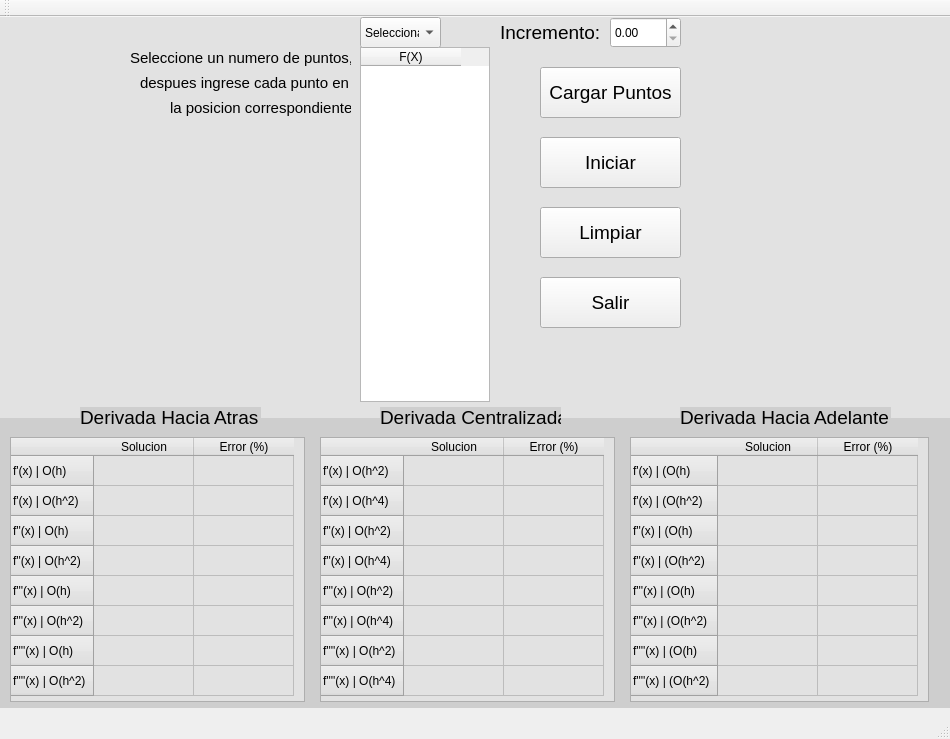
<?xml version="1.0" encoding="UTF-8"?>
<ui version="4.0">
 <class>DifNum</class>
 <widget class="QMainWindow" name="DifNum">
  <property name="geometry">
   <rect>
    <x>0</x>
    <y>0</y>
    <width>950</width>
    <height>739</height>
   </rect>
  </property>
  <property name="windowTitle">
   <string>DifNum</string>
  </property>
  <widget class="QWidget" name="centralWidget">
   <widget class="QTableWidget" name="Tablain">
    <property name="geometry">
     <rect>
      <x>360</x>
      <y>30</y>
      <width>130</width>
      <height>355</height>
     </rect>
    </property>
    <column>
     <property name="text">
      <string>F(X)</string>
     </property>
    </column>
   </widget>
   <widget class="QDoubleSpinBox" name="Incremento">
    <property name="geometry">
     <rect>
      <x>610</x>
      <y>0</y>
      <width>71</width>
      <height>31</height>
     </rect>
    </property>
   </widget>
   <widget class="QPushButton" name="Carga">
    <property name="geometry">
     <rect>
      <x>540</x>
      <y>50</y>
      <width>141</width>
      <height>51</height>
     </rect>
    </property>
    <property name="font">
     <font>
      <pointsize>14</pointsize>
     </font>
    </property>
    <property name="text">
     <string>Cargar Puntos</string>
    </property>
   </widget>
   <widget class="QPushButton" name="Inicia">
    <property name="geometry">
     <rect>
      <x>540</x>
      <y>120</y>
      <width>141</width>
      <height>51</height>
     </rect>
    </property>
    <property name="font">
     <font>
      <pointsize>14</pointsize>
     </font>
    </property>
    <property name="text">
     <string>Iniciar</string>
    </property>
   </widget>
   <widget class="QPushButton" name="Limpia">
    <property name="geometry">
     <rect>
      <x>540</x>
      <y>190</y>
      <width>141</width>
      <height>51</height>
     </rect>
    </property>
    <property name="font">
     <font>
      <pointsize>14</pointsize>
     </font>
    </property>
    <property name="text">
     <string>Limpiar</string>
    </property>
   </widget>
   <widget class="QPushButton" name="Sale">
    <property name="geometry">
     <rect>
      <x>540</x>
      <y>260</y>
      <width>141</width>
      <height>51</height>
     </rect>
    </property>
    <property name="font">
     <font>
      <pointsize>14</pointsize>
     </font>
    </property>
    <property name="text">
     <string>Salir</string>
    </property>
   </widget>
   <widget class="QTableWidget" name="TablaAtras">
    <property name="geometry">
     <rect>
      <x>10</x>
      <y>420</y>
      <width>295</width>
      <height>265</height>
     </rect>
    </property>
    <property name="styleSheet">
     <string notr="true">background-color: rgb(226, 226, 226);</string>
    </property>
    <row>
     <property name="text">
      <string>f'(x) | O(h)</string>
     </property>
    </row>
    <row>
     <property name="text">
      <string>f'(x) | O(h^2)</string>
     </property>
    </row>
    <row>
     <property name="text">
      <string>f''(x) | O(h)</string>
     </property>
    </row>
    <row>
     <property name="text">
      <string>f''(x) | O(h^2)</string>
     </property>
    </row>
    <row>
     <property name="text">
      <string>f'''(x) | O(h)</string>
     </property>
    </row>
    <row>
     <property name="text">
      <string>f'''(x) | O(h^2)</string>
     </property>
    </row>
    <row>
     <property name="text">
      <string>f''''(x) | O(h)</string>
     </property>
    </row>
    <row>
     <property name="text">
      <string>f''''(x) | O(h^2)</string>
     </property>
    </row>
    <column>
     <property name="text">
      <string>Solucion</string>
     </property>
    </column>
    <column>
     <property name="text">
      <string>Error (%)</string>
     </property>
    </column>
    <item row="0" column="0">
     <property name="text">
      <string/>
     </property>
     <property name="background">
      <brush brushstyle="NoBrush">
       <color alpha="255">
        <red>211</red>
        <green>211</green>
        <blue>211</blue>
       </color>
      </brush>
     </property>
    </item>
    <item row="0" column="1">
     <property name="text">
      <string/>
     </property>
     <property name="background">
      <brush brushstyle="NoBrush">
       <color alpha="255">
        <red>211</red>
        <green>211</green>
        <blue>211</blue>
       </color>
      </brush>
     </property>
    </item>
    <item row="1" column="0">
     <property name="text">
      <string/>
     </property>
     <property name="background">
      <brush brushstyle="NoBrush">
       <color alpha="255">
        <red>195</red>
        <green>205</green>
        <blue>225</blue>
       </color>
      </brush>
     </property>
     <property name="foreground">
      <brush brushstyle="NoBrush">
       <color alpha="255">
        <red>255</red>
        <green>156</green>
        <blue>158</blue>
       </color>
      </brush>
     </property>
    </item>
    <item row="2" column="0">
     <property name="text">
      <string/>
     </property>
     <property name="background">
      <brush brushstyle="NoBrush">
       <color alpha="255">
        <red>211</red>
        <green>211</green>
        <blue>211</blue>
       </color>
      </brush>
     </property>
    </item>
    <item row="2" column="1">
     <property name="text">
      <string/>
     </property>
     <property name="background">
      <brush brushstyle="NoBrush">
       <color alpha="255">
        <red>211</red>
        <green>211</green>
        <blue>211</blue>
       </color>
      </brush>
     </property>
    </item>
    <item row="4" column="0">
     <property name="text">
      <string/>
     </property>
     <property name="background">
      <brush brushstyle="NoBrush">
       <color alpha="255">
        <red>211</red>
        <green>211</green>
        <blue>211</blue>
       </color>
      </brush>
     </property>
    </item>
    <item row="4" column="1">
     <property name="text">
      <string/>
     </property>
     <property name="background">
      <brush brushstyle="NoBrush">
       <color alpha="255">
        <red>211</red>
        <green>211</green>
        <blue>211</blue>
       </color>
      </brush>
     </property>
    </item>
    <item row="6" column="0">
     <property name="text">
      <string/>
     </property>
     <property name="background">
      <brush brushstyle="NoBrush">
       <color alpha="255">
        <red>211</red>
        <green>211</green>
        <blue>211</blue>
       </color>
      </brush>
     </property>
    </item>
    <item row="6" column="1">
     <property name="text">
      <string/>
     </property>
     <property name="background">
      <brush brushstyle="NoBrush">
       <color alpha="255">
        <red>211</red>
        <green>211</green>
        <blue>211</blue>
       </color>
      </brush>
     </property>
    </item>
   </widget>
   <widget class="QTableWidget" name="TablaCentro">
    <property name="geometry">
     <rect>
      <x>320</x>
      <y>420</y>
      <width>295</width>
      <height>265</height>
     </rect>
    </property>
    <property name="styleSheet">
     <string notr="true">background-color: rgb(226, 226, 226);</string>
    </property>
    <row>
     <property name="text">
      <string>f'(x) | O(h^2)</string>
     </property>
    </row>
    <row>
     <property name="text">
      <string>f'(x) | O(h^4)</string>
     </property>
    </row>
    <row>
     <property name="text">
      <string>f''(x) | O(h^2)</string>
     </property>
    </row>
    <row>
     <property name="text">
      <string>f''(x) | O(h^4)</string>
     </property>
    </row>
    <row>
     <property name="text">
      <string>f'''(x) | O(h^2)</string>
     </property>
    </row>
    <row>
     <property name="text">
      <string>f'''(x) | O(h^4)</string>
     </property>
    </row>
    <row>
     <property name="text">
      <string>f''''(x) | O(h^2)</string>
     </property>
    </row>
    <row>
     <property name="text">
      <string>f''''(x) | O(h^4)</string>
     </property>
    </row>
    <column>
     <property name="text">
      <string>Solucion</string>
     </property>
    </column>
    <column>
     <property name="text">
      <string>Error (%)</string>
     </property>
    </column>
    <item row="0" column="0">
     <property name="text">
      <string/>
     </property>
     <property name="background">
      <brush brushstyle="NoBrush">
       <color alpha="255">
        <red>211</red>
        <green>211</green>
        <blue>211</blue>
       </color>
      </brush>
     </property>
    </item>
    <item row="0" column="1">
     <property name="text">
      <string/>
     </property>
     <property name="background">
      <brush brushstyle="NoBrush">
       <color alpha="255">
        <red>211</red>
        <green>211</green>
        <blue>211</blue>
       </color>
      </brush>
     </property>
    </item>
    <item row="2" column="0">
     <property name="text">
      <string/>
     </property>
     <property name="background">
      <brush brushstyle="NoBrush">
       <color alpha="255">
        <red>211</red>
        <green>211</green>
        <blue>211</blue>
       </color>
      </brush>
     </property>
    </item>
    <item row="2" column="1">
     <property name="text">
      <string/>
     </property>
     <property name="background">
      <brush brushstyle="NoBrush">
       <color alpha="255">
        <red>211</red>
        <green>211</green>
        <blue>211</blue>
       </color>
      </brush>
     </property>
    </item>
    <item row="4" column="0">
     <property name="text">
      <string/>
     </property>
     <property name="background">
      <brush brushstyle="NoBrush">
       <color alpha="255">
        <red>211</red>
        <green>211</green>
        <blue>211</blue>
       </color>
      </brush>
     </property>
    </item>
    <item row="4" column="1">
     <property name="text">
      <string/>
     </property>
     <property name="background">
      <brush brushstyle="NoBrush">
       <color alpha="255">
        <red>211</red>
        <green>211</green>
        <blue>211</blue>
       </color>
      </brush>
     </property>
    </item>
    <item row="6" column="0">
     <property name="text">
      <string/>
     </property>
     <property name="background">
      <brush brushstyle="NoBrush">
       <color alpha="255">
        <red>211</red>
        <green>211</green>
        <blue>211</blue>
       </color>
      </brush>
     </property>
    </item>
    <item row="6" column="1">
     <property name="text">
      <string/>
     </property>
     <property name="background">
      <brush brushstyle="NoBrush">
       <color alpha="255">
        <red>211</red>
        <green>211</green>
        <blue>211</blue>
       </color>
      </brush>
     </property>
    </item>
   </widget>
   <widget class="QTableWidget" name="TablaAdelante">
    <property name="geometry">
     <rect>
      <x>630</x>
      <y>420</y>
      <width>299</width>
      <height>265</height>
     </rect>
    </property>
    <property name="styleSheet">
     <string notr="true">background-color: rgb(226, 226, 226);</string>
    </property>
    <row>
     <property name="text">
      <string>f'(x) | (O(h)</string>
     </property>
    </row>
    <row>
     <property name="text">
      <string>f'(x) | (O(h^2)</string>
     </property>
    </row>
    <row>
     <property name="text">
      <string>f''(x) | (O(h)</string>
     </property>
    </row>
    <row>
     <property name="text">
      <string>f''(x) | (O(h^2)</string>
     </property>
    </row>
    <row>
     <property name="text">
      <string>f'''(x) | (O(h)</string>
     </property>
    </row>
    <row>
     <property name="text">
      <string>f'''(x) | (O(h^2)</string>
     </property>
    </row>
    <row>
     <property name="text">
      <string>f''''(x) | (O(h)</string>
     </property>
    </row>
    <row>
     <property name="text">
      <string>f''''(x) | (O(h^2)</string>
     </property>
    </row>
    <column>
     <property name="text">
      <string>Solucion</string>
     </property>
    </column>
    <column>
     <property name="text">
      <string>Error (%)</string>
     </property>
    </column>
    <item row="0" column="0">
     <property name="text">
      <string/>
     </property>
     <property name="background">
      <brush brushstyle="NoBrush">
       <color alpha="255">
        <red>211</red>
        <green>211</green>
        <blue>211</blue>
       </color>
      </brush>
     </property>
    </item>
    <item row="0" column="1">
     <property name="text">
      <string/>
     </property>
     <property name="background">
      <brush brushstyle="NoBrush">
       <color alpha="255">
        <red>211</red>
        <green>211</green>
        <blue>211</blue>
       </color>
      </brush>
     </property>
    </item>
    <item row="2" column="0">
     <property name="text">
      <string/>
     </property>
     <property name="background">
      <brush brushstyle="NoBrush">
       <color alpha="255">
        <red>211</red>
        <green>211</green>
        <blue>211</blue>
       </color>
      </brush>
     </property>
    </item>
    <item row="2" column="1">
     <property name="text">
      <string/>
     </property>
     <property name="background">
      <brush brushstyle="NoBrush">
       <color alpha="255">
        <red>211</red>
        <green>211</green>
        <blue>211</blue>
       </color>
      </brush>
     </property>
    </item>
    <item row="4" column="0">
     <property name="text">
      <string/>
     </property>
     <property name="background">
      <brush brushstyle="NoBrush">
       <color alpha="255">
        <red>211</red>
        <green>211</green>
        <blue>211</blue>
       </color>
      </brush>
     </property>
    </item>
    <item row="4" column="1">
     <property name="text">
      <string/>
     </property>
     <property name="background">
      <brush brushstyle="NoBrush">
       <color alpha="255">
        <red>211</red>
        <green>211</green>
        <blue>211</blue>
       </color>
      </brush>
     </property>
    </item>
    <item row="6" column="0">
     <property name="text">
      <string/>
     </property>
     <property name="background">
      <brush brushstyle="NoBrush">
       <color alpha="255">
        <red>211</red>
        <green>211</green>
        <blue>211</blue>
       </color>
      </brush>
     </property>
    </item>
    <item row="6" column="1">
     <property name="text">
      <string/>
     </property>
     <property name="background">
      <brush brushstyle="NoBrush">
       <color alpha="255">
        <red>211</red>
        <green>211</green>
        <blue>211</blue>
       </color>
      </brush>
     </property>
    </item>
   </widget>
   <widget class="QLabel" name="label">
    <property name="geometry">
     <rect>
      <x>140</x>
      <y>50</y>
      <width>211</width>
      <height>31</height>
     </rect>
    </property>
    <property name="font">
     <font>
      <pointsize>11</pointsize>
     </font>
    </property>
    <property name="text">
     <string>despues ingrese cada punto en</string>
    </property>
   </widget>
   <widget class="QLabel" name="label_2">
    <property name="geometry">
     <rect>
      <x>500</x>
      <y>0</y>
      <width>111</width>
      <height>31</height>
     </rect>
    </property>
    <property name="font">
     <font>
      <pointsize>14</pointsize>
     </font>
    </property>
    <property name="text">
     <string>Incremento:</string>
    </property>
   </widget>
   <widget class="QLabel" name="label_3">
    <property name="geometry">
     <rect>
      <x>80</x>
      <y>390</y>
      <width>181</width>
      <height>21</height>
     </rect>
    </property>
    <property name="font">
     <font>
      <pointsize>14</pointsize>
     </font>
    </property>
    <property name="styleSheet">
     <string notr="true">background-color: rgb(206, 206, 206);</string>
    </property>
    <property name="text">
     <string>Derivada Hacia Atras</string>
    </property>
   </widget>
   <widget class="QLabel" name="label_4">
    <property name="geometry">
     <rect>
      <x>380</x>
      <y>390</y>
      <width>181</width>
      <height>21</height>
     </rect>
    </property>
    <property name="font">
     <font>
      <pointsize>14</pointsize>
     </font>
    </property>
    <property name="styleSheet">
     <string notr="true">background-color: rgb(206, 206, 206);</string>
    </property>
    <property name="text">
     <string>Derivada Centralizada</string>
    </property>
   </widget>
   <widget class="QLabel" name="label_5">
    <property name="geometry">
     <rect>
      <x>680</x>
      <y>390</y>
      <width>211</width>
      <height>21</height>
     </rect>
    </property>
    <property name="font">
     <font>
      <pointsize>14</pointsize>
     </font>
    </property>
    <property name="styleSheet">
     <string notr="true">background-color: rgb(206, 206, 206);</string>
    </property>
    <property name="text">
     <string>Derivada Hacia Adelante</string>
    </property>
   </widget>
   <widget class="QComboBox" name="Casos">
    <property name="geometry">
     <rect>
      <x>360</x>
      <y>0</y>
      <width>81</width>
      <height>31</height>
     </rect>
    </property>
    <item>
     <property name="text">
      <string>Seleccionar</string>
     </property>
    </item>
    <item>
     <property name="text">
      <string>3</string>
     </property>
    </item>
    <item>
     <property name="text">
      <string>5</string>
     </property>
    </item>
    <item>
     <property name="text">
      <string>7</string>
     </property>
    </item>
    <item>
     <property name="text">
      <string>9</string>
     </property>
    </item>
    <item>
     <property name="text">
      <string>11</string>
     </property>
    </item>
   </widget>
   <widget class="QLabel" name="label_6">
    <property name="geometry">
     <rect>
      <x>130</x>
      <y>30</y>
      <width>221</width>
      <height>21</height>
     </rect>
    </property>
    <property name="font">
     <font>
      <pointsize>11</pointsize>
     </font>
    </property>
    <property name="text">
     <string>Seleccione un numero de puntos,</string>
    </property>
   </widget>
   <widget class="QLabel" name="label_7">
    <property name="geometry">
     <rect>
      <x>170</x>
      <y>80</y>
      <width>181</width>
      <height>21</height>
     </rect>
    </property>
    <property name="font">
     <font>
      <pointsize>11</pointsize>
     </font>
    </property>
    <property name="text">
     <string>la posicion correspondiente.</string>
    </property>
   </widget>
   <widget class="QLabel" name="label_8">
    <property name="geometry">
     <rect>
      <x>0</x>
      <y>0</y>
      <width>951</width>
      <height>401</height>
     </rect>
    </property>
    <property name="styleSheet">
     <string notr="true">background-color: rgb(226, 226, 226);</string>
    </property>
    <property name="text">
     <string/>
    </property>
   </widget>
   <widget class="QLabel" name="label_9">
    <property name="geometry">
     <rect>
      <x>0</x>
      <y>400</y>
      <width>951</width>
      <height>291</height>
     </rect>
    </property>
    <property name="styleSheet">
     <string notr="true">background-color: rgb(206, 206, 206);</string>
    </property>
    <property name="text">
     <string/>
    </property>
   </widget>
   <zorder>label_9</zorder>
   <zorder>label_8</zorder>
   <zorder>Tablain</zorder>
   <zorder>Incremento</zorder>
   <zorder>Carga</zorder>
   <zorder>Inicia</zorder>
   <zorder>Limpia</zorder>
   <zorder>Sale</zorder>
   <zorder>TablaAtras</zorder>
   <zorder>TablaCentro</zorder>
   <zorder>TablaAdelante</zorder>
   <zorder>label</zorder>
   <zorder>label_2</zorder>
   <zorder>label_3</zorder>
   <zorder>label_4</zorder>
   <zorder>label_5</zorder>
   <zorder>Casos</zorder>
   <zorder>label_6</zorder>
   <zorder>label_7</zorder>
  </widget>
  <widget class="QMenuBar" name="menuBar">
   <property name="geometry">
    <rect>
     <x>0</x>
     <y>0</y>
     <width>950</width>
     <height>21</height>
    </rect>
   </property>
  </widget>
  <widget class="QToolBar" name="mainToolBar">
   <attribute name="toolBarArea">
    <enum>TopToolBarArea</enum>
   </attribute>
   <attribute name="toolBarBreak">
    <bool>false</bool>
   </attribute>
  </widget>
  <widget class="QStatusBar" name="statusBar"/>
 </widget>
 <layoutdefault spacing="6" margin="11"/>
 <resources/>
 <connections>
  <connection>
   <sender>Sale</sender>
   <signal>clicked()</signal>
   <receiver>DifNum</receiver>
   <slot>close()</slot>
   <hints>
    <hint type="sourcelabel">
     <x>604</x>
     <y>256</y>
    </hint>
    <hint type="destinationlabel">
     <x>701</x>
     <y>269</y>
    </hint>
   </hints>
  </connection>
 </connections>
</ui>
